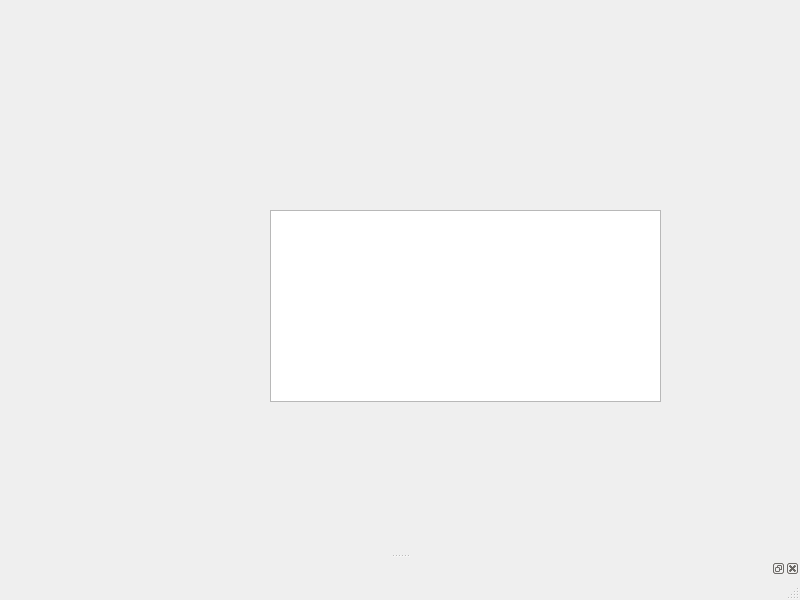
<?xml version="1.0" encoding="UTF-8"?>
<ui version="4.0">
 <class>MainWindow</class>
 <widget class="QMainWindow" name="MainWindow">
  <property name="geometry">
   <rect>
    <x>0</x>
    <y>0</y>
    <width>800</width>
    <height>600</height>
   </rect>
  </property>
  <property name="windowTitle">
   <string>MainWindow</string>
  </property>
  <widget class="QWidget" name="centralwidget">
   <widget class="QGraphicsView" name="graphicsView_2">
    <property name="geometry">
     <rect>
      <x>270</x>
      <y>210</y>
      <width>391</width>
      <height>192</height>
     </rect>
    </property>
   </widget>
  </widget>
  <widget class="QMenuBar" name="menubar">
   <property name="geometry">
    <rect>
     <x>0</x>
     <y>0</y>
     <width>800</width>
     <height>23</height>
    </rect>
   </property>
  </widget>
  <widget class="QStatusBar" name="statusbar"/>
  <widget class="QDockWidget" name="dockWidget_8">
   <attribute name="dockWidgetArea">
    <number>8</number>
   </attribute>
   <widget class="QWidget" name="dockWidgetContents_8"/>
  </widget>
 </widget>
 <resources/>
 <connections/>
</ui>
